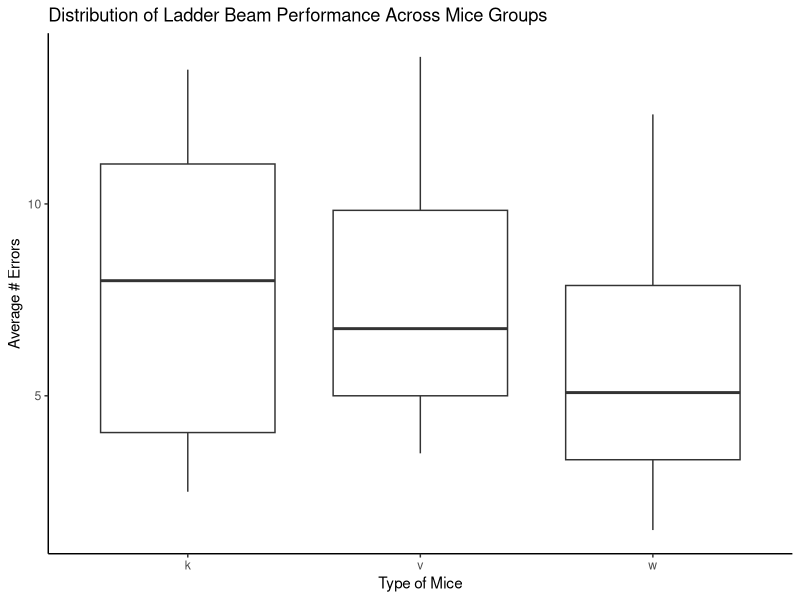
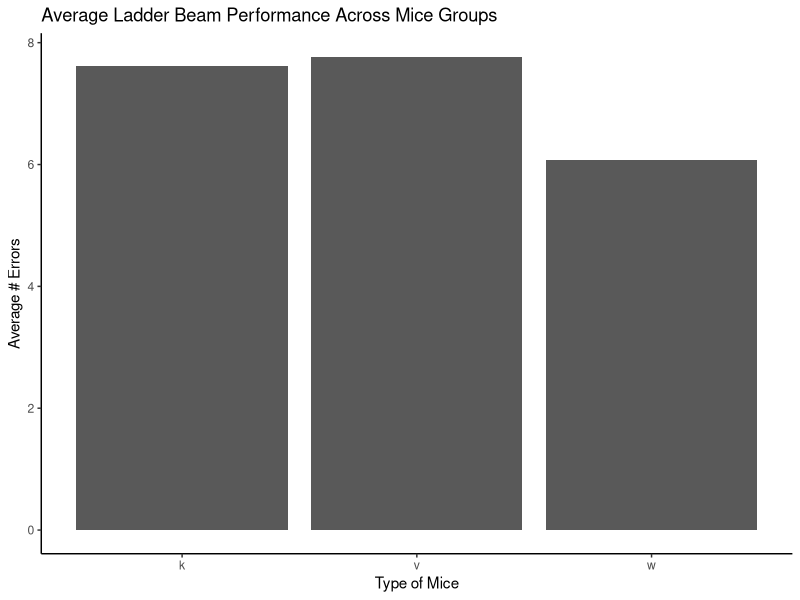

These figures' R source, in order:
## ---- chunk 1
library(dplyr)
library(readr)
library(ggplot2)

post_injury <- read_csv(here::here("data/post_injury.csv"))
## ---- chunk 2
# Box Plot
post_injury

post_injury %>% 
  ggplot(aes(x = type, y = ave_bad)) + 
  geom_boxplot() + 
  labs(x = "Type of Mice", y = "Average # Errors", title = "Distribution of Ladder Beam Performance Across Mice Groups") + 
  theme_classic()

post_injury %>% 
  group_by(type) %>% 
  summarise(group_avg = mean(ave_bad),
            group_sum = sum(ave_bad)) %>% 
  ggplot(aes(x = type, y = group_avg)) +
  geom_bar(stat = "identity") +
  labs(x = "Type of Mice", y = "Average # Errors", title = "Average Ladder Beam Performance Across Mice Groups") + 
  theme_classic()
